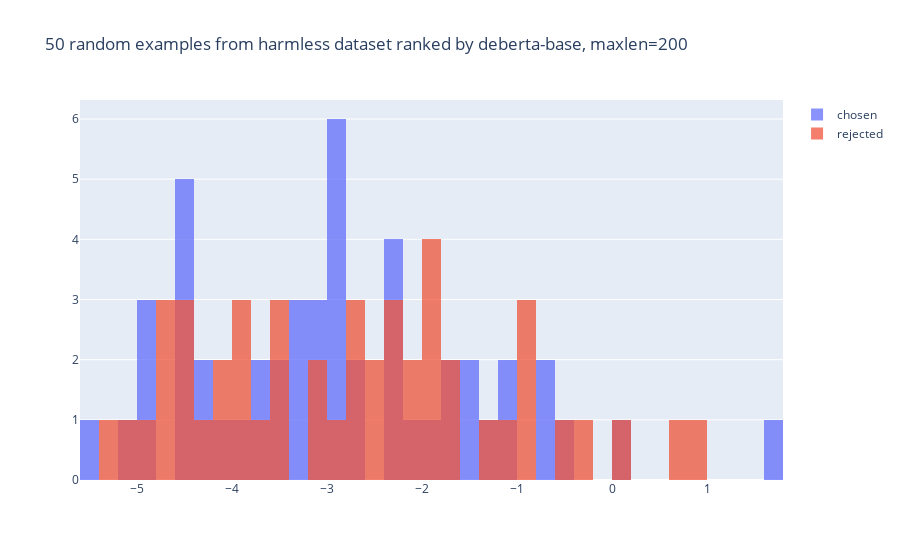

This figure's notebook cell:
### Code cell
plot_two_histograms(score2_chosen.flatten(), score_rejected_2.flatten(), "50 random examples from harmless dataset ranked by deberta-base, maxlen=200", xname_1="chosen", xname_2="rejected")

### Figure 1 — Plotly figure (JSON) as saved in the notebook; plotly's stock layout.template omitted (floating-point values rounded to 4 significant figures)
{"data": [{"name": "chosen", "opacity": 0.75, "type": "histogram", "x": [-2.886, -2.679, -3.364, -0.6845, -4.991, -5.024, -4.907, -4.57, -4.529, -4.273, -1.719, -2.797, -2.883, -4.295, -2.849, -2.829, -4.575, -2.339, -2.972, -3.226, -0.5125, -1.332, -1.501, -4.857, -3.537, -3.668, -4.55, -0.6068, -4.11, -1.096, -4.531, -1.409, 1.676, -3.468, -2.148, -3.038, -1.738, -3.899, -2.377, -3.786, -3.002, -3.193, -1.903, -1.045, -2.355, -3.229, -5.514, -2.936, 0.07404, -2.394], "xbins": {"end": 4, "size": 0.2, "start": -6}}, {"name": "rejected", "opacity": 0.75, "type": "histogram", "x": [-4.139, -2.679, -5.245, -0.9623, -4.534, -5.024, -4.84, -3.537, -2.792, -3.897, -1.719, -1.32, -6.133, -4.445, -4.609, -2.829, -4.575, -2.339, -1.969, -3.528, -0.5125, -0.8994, -3.513, -3.975, -2.717, -4.288, -4.799, -0.333, -4.038, -2.397, -3.046, -2.022, -0.8671, -3.016, -2.148, -1.935, -1.738, -6.726, 0.6392, -3.928, -1.907, -1.171, -1.903, 0.9556, -4.783, -2.514, -3.75, -2.474, 0.1821, -2.279], "xbins": {"end": 4, "size": 0.2, "start": -6}}], "layout": {"barmode": "overlay", "title": {"text": "50 random examples from harmless dataset ranked by deberta-base, maxlen=200"}}}
